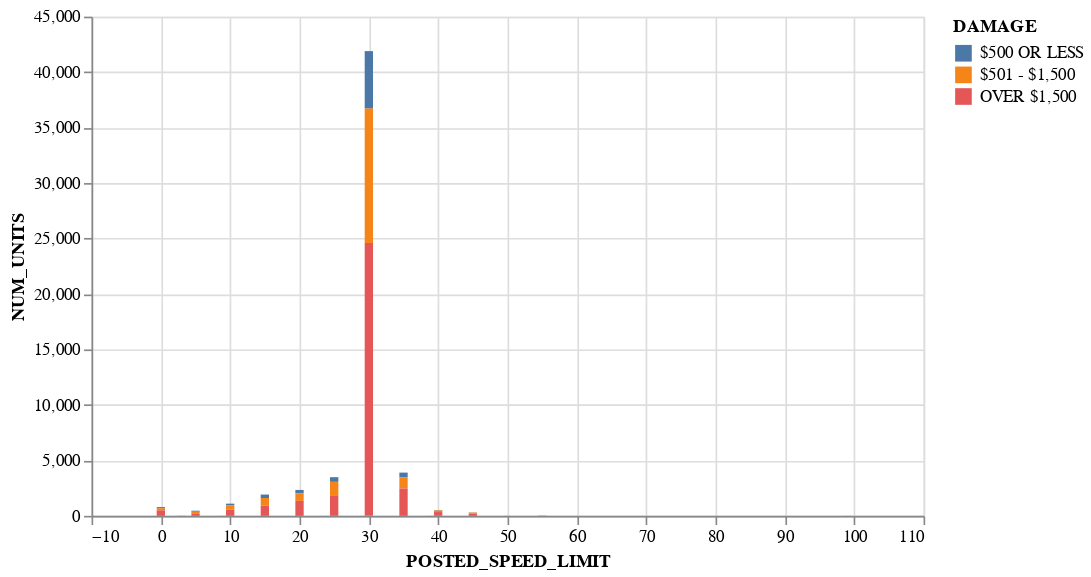

Write notebook code for a chart like this one.
### Code cell
alt.Chart(report_3).mark_bar().encode(
    x = 'POSTED_SPEED_LIMIT',
    y = 'NUM_UNITS',
    color = 'DAMAGE'
).properties(width=500)

### Figure 1 — Vega-Lite specification as saved in the notebook (floating-point values rounded to 4 significant figures)
{"config": {"view": {"continuousWidth": 400, "continuousHeight": 300}}, "data": {"name": "data-7f436d22862c54e92b720f824f2d6a54"}, "mark": "bar", "encoding": {"color": {"type": "nominal", "field": "DAMAGE"}, "x": {"type": "quantitative", "field": "POSTED_SPEED_LIMIT"}, "y": {"type": "quantitative", "field": "NUM_UNITS"}}, "width": 500, "$schema": "https://vega.github.io/schema/vega-lite/v4.8.1.json", "datasets": {"data-7f436d22862c54e92b720f824f2d6a54": [{"POSTED_SPEED_LIMIT": 0, "DAMAGE": "$500 OR LESS", "NUM_UNITS": 105}, {"POSTED_SPEED_LIMIT": 0, "DAMAGE": "$501 - $1,500", "NUM_UNITS": 191}, {"POSTED_SPEED_LIMIT": 0, "DAMAGE": "OVER $1,500", "NUM_UNITS": 494}, {"POSTED_SPEED_LIMIT": 1, "DAMAGE": "$500 OR LESS", "NUM_UNITS": 2}, {"POSTED_SPEED_LIMIT": 1, "DAMAGE": "$501 - $1,500", "NUM_UNITS": 2}, {"POSTED_SPEED_LIMIT": 2, "DAMAGE": "OVER $1,500", "NUM_UNITS": 1}, {"POSTED_SPEED_LIMIT": 3, "DAMAGE": "$501 - $1,500", "NUM_UNITS": 8}, {"POSTED_SPEED_LIMIT": 3, "DAMAGE": "OVER $1,500", "NUM_UNITS": 8}, {"POSTED_SPEED_LIMIT": 5, "DAMAGE": "$500 OR LESS", "NUM_UNITS": 96}, {"POSTED_SPEED_LIMIT": 5, "DAMAGE": "$501 - $1,500", "NUM_UNITS": 141}, {"POSTED_SPEED_LIMIT": 5, "DAMAGE": "OVER $1,500", "NUM_UNITS": 226}, {"POSTED_SPEED_LIMIT": 9, "DAMAGE": "$500 OR LESS", "NUM_UNITS": 4}, {"POSTED_SPEED_LIMIT": 9, "DAMAGE": "$501 - $1,500", "NUM_UNITS": 6}, {"POSTED_SPEED_LIMIT": 9, "DAMAGE": "OVER $1,500", "NUM_UNITS": 2}, {"POSTED_SPEED_LIMIT": 10, "DAMAGE": "$500 OR LESS", "NUM_UNITS": 159}, {"POSTED_SPEED_LIMIT": 10, "DAMAGE": "$501 - $1,500", "NUM_UNITS": 385}, {"POSTED_SPEED_LIMIT": 10, "DAMAGE": "OVER $1,500", "NUM_UNITS": 555}, {"POSTED_SPEED_LIMIT": 15, "DAMAGE": "$500 OR LESS", "NUM_UNITS": 312}, {"POSTED_SPEED_LIMIT": 15, "DAMAGE": "$501 - $1,500", "NUM_UNITS": 680}, {"POSTED_SPEED_LIMIT": 15, "DAMAGE": "OVER $1,500", "NUM_UNITS": 928}, {"POSTED_SPEED_LIMIT": 20, "DAMAGE": "$500 OR LESS", "NUM_UNITS": 311}, {"POSTED_SPEED_LIMIT": 20, "DAMAGE": "$501 - $1,500", "NUM_UNITS": 678}, {"POSTED_SPEED_LIMIT": 20, "DAMAGE": "OVER $1,500", "NUM_UNITS": 1345}, {"POSTED_SPEED_LIMIT": 24, "DAMAGE": "$500 OR LESS", "NUM_UNITS": 2}, {"POSTED_SPEED_LIMIT": 24, "DAMAGE": "$501 - $1,500", "NUM_UNITS": 5}, {"POSTED_SPEED_LIMIT": 25, "DAMAGE": "$500 OR LESS", "NUM_UNITS": 422}, {"POSTED_SPEED_LIMIT": 25, "DAMAGE": "$501 - $1,500", "NUM_UNITS": 1211}, {"POSTED_SPEED_LIMIT": 25, "DAMAGE": "OVER $1,500", "NUM_UNITS": 1852}, {"POSTED_SPEED_LIMIT": 30, "DAMAGE": "$500 OR LESS", "NUM_UNITS": 5180}, {"POSTED_SPEED_LIMIT": 30, "DAMAGE": "$501 - $1,500", "NUM_UNITS": 12121}, {"POSTED_SPEED_LIMIT": 30, "DAMAGE": "OVER $1,500", "NUM_UNITS": 24592}, {"POSTED_SPEED_LIMIT": 33, "DAMAGE": "$501 - $1,500", "NUM_UNITS": 2}, {"POSTED_SPEED_LIMIT": 33, "DAMAGE": "OVER $1,500", "NUM_UNITS": 2}, {"POSTED_SPEED_LIMIT": 35, "DAMAGE": "$500 OR LESS", "NUM_UNITS": 437}, {"POSTED_SPEED_LIMIT": 35, "DAMAGE": "$501 - $1,500", "NUM_UNITS": 995}, {"POSTED_SPEED_LIMIT": 35, "DAMAGE": "OVER $1,500", "NUM_UNITS": 2466}, {"POSTED_SPEED_LIMIT": 39, "DAMAGE": "$500 OR LESS", "NUM_UNITS": 2}, {"POSTED_SPEED_LIMIT": 39, "DAMAGE": "$501 - $1,500", "NUM_UNITS": 1}, {"POSTED_SPEED_LIMIT": 39, "DAMAGE": "OVER $1,500", "NUM_UNITS": 7}, {"POSTED_SPEED_LIMIT": 40, "DAMAGE": "$500 OR LESS", "NUM_UNITS": 43}, {"POSTED_SPEED_LIMIT": 40, "DAMAGE": "$501 - $1,500", "NUM_UNITS": 141}, {"POSTED_SPEED_LIMIT": 40, "DAMAGE": "OVER $1,500", "NUM_UNITS": 342}, {"POSTED_SPEED_LIMIT": 45, "DAMAGE": "$500 OR LESS", "NUM_UNITS": 21}, {"POSTED_SPEED_LIMIT": 45, "DAMAGE": "$501 - $1,500", "NUM_UNITS": 91}, {"POSTED_SPEED_LIMIT": 45, "DAMAGE": "OVER $1,500", "NUM_UNITS": 201}, {"POSTED_SPEED_LIMIT": 50, "DAMAGE": "$500 OR LESS", "NUM_UNITS": 3}, {"POSTED_SPEED_LIMIT": 50, "DAMAGE": "$501 - $1,500", "NUM_UNITS": 3}, {"POSTED_SPEED_LIMIT": 50, "DAMAGE": "OVER $1,500", "NUM_UNITS": 3}, {"POSTED_SPEED_LIMIT": 55, "DAMAGE": "$500 OR LESS", "NUM_UNITS": 6}, {"POSTED_SPEED_LIMIT": 55, "DAMAGE": "$501 - $1,500", "NUM_UNITS": 3}, {"POSTED_SPEED_LIMIT": 55, "DAMAGE": "OVER $1,500", "NUM_UNITS": 20}, {"POSTED_SPEED_LIMIT": 60, "DAMAGE": "$500 OR LESS", "NUM_UNITS": 2}, {"POSTED_SPEED_LIMIT": 60, "DAMAGE": "OVER $1,500", "NUM_UNITS": 2}, {"POSTED_SPEED_LIMIT": 65, "DAMAGE": "OVER $1,500", "NUM_UNITS": 2}, {"POSTED_SPEED_LIMIT": 70, "DAMAGE": "$501 - $1,500", "NUM_UNITS": 2}, {"POSTED_SPEED_LIMIT": 70, "DAMAGE": "OVER $1,500", "NUM_UNITS": 1}, {"POSTED_SPEED_LIMIT": 99, "DAMAGE": "$500 OR LESS", "NUM_UNITS": 2}, {"POSTED_SPEED_LIMIT": 99, "DAMAGE": "OVER $1,500", "NUM_UNITS": 6}]}}
